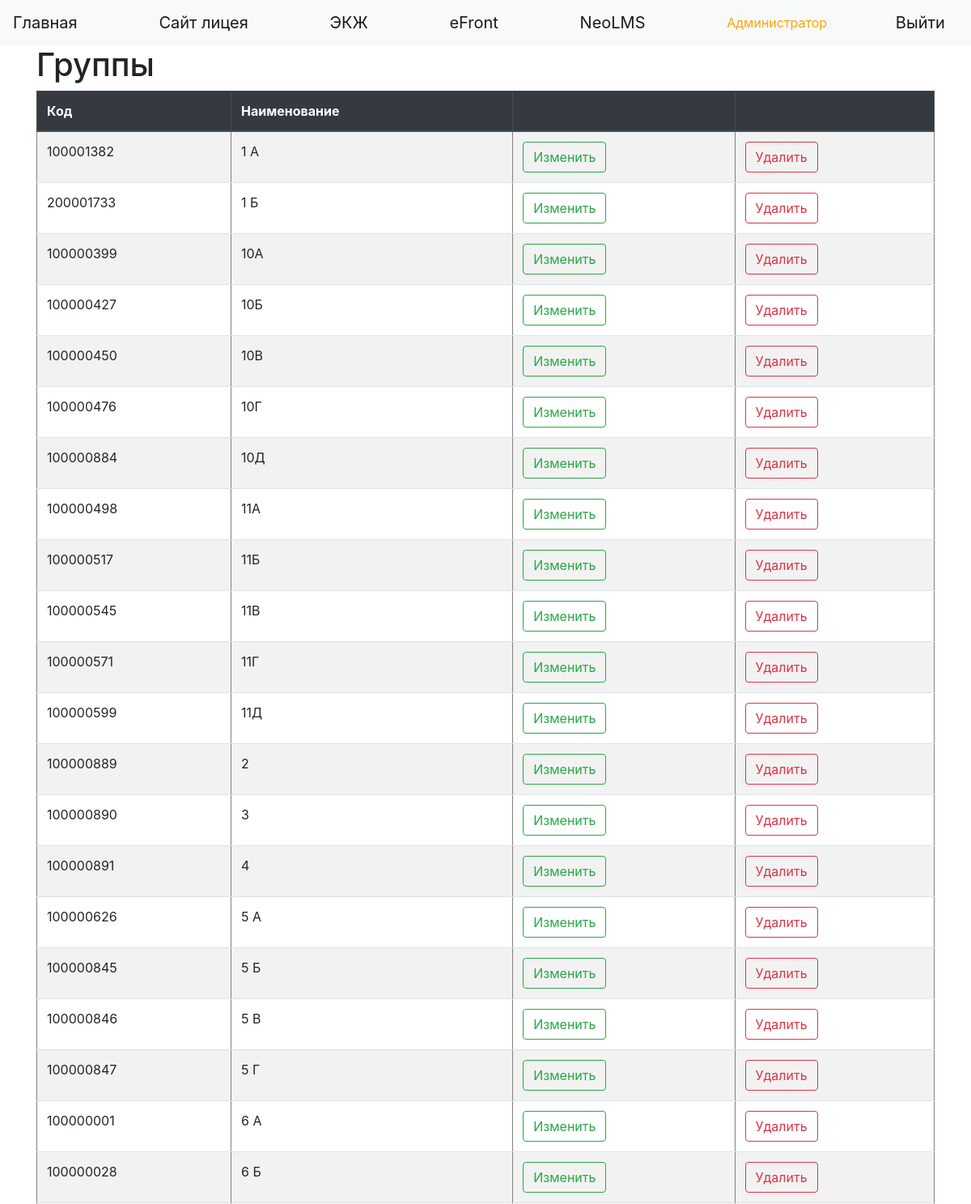
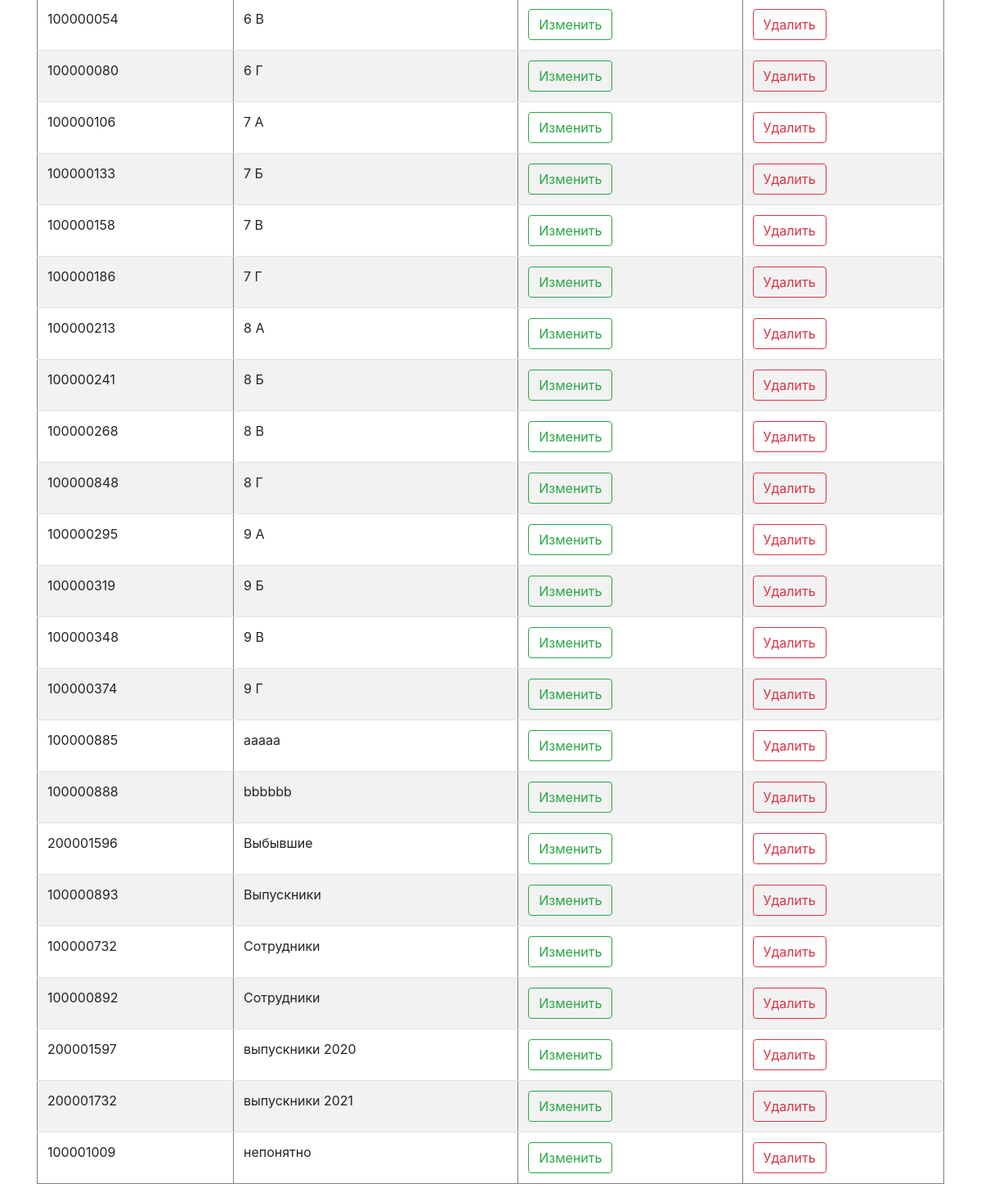
The app's page /groups (signed in) with its own data (2 pictures, top to bottom).
### data/users.py (models this page shows, shortened)
class User(SqlAlchemyBase, UserMixin):
    __tablename__ = 'users'
    id = sqlalchemy.Column(sqlalchemy.Integer, primary_key=True, autoincrement=True)
    name = sqlalchemy.Column(sqlalchemy.String, nullable=True)
    kode_1c = sqlalchemy.Column(sqlalchemy.String, nullable=True)
    id_1c = sqlalchemy.Column(sqlalchemy.String, nullable=True)
    card_number = sqlalchemy.Column(sqlalchemy.Integer, nullable=True)
    login = sqlalchemy.Column(sqlalchemy.String, index=True, unique=True, nullable=True)
    hashed_password = sqlalchemy.Column(sqlalchemy.String, nullable=True)
    created_date = sqlalchemy.Column(sqlalchemy.DateTime, default=datetime.datetime.now)
    level = sqlalchemy.Column(sqlalchemy.Integer, nullable=True)
    group_id = sqlalchemy.Column(sqlalchemy.Integer, sqlalchemy.ForeignKey("groups.id"))
    will_eat = sqlalchemy.Column(sqlalchemy.Boolean, default=False)
    group = orm.relation('Group')
    orders = orm.relation("Order", back_populates='user')

### data/group.py (models this page shows)
class Group(SqlAlchemyBase):
    __tablename__ = 'groups'
    id = sqlalchemy.Column(sqlalchemy.Integer, primary_key=True, autoincrement=True)
    id_1c = sqlalchemy.Column(sqlalchemy.String, nullable=True)
    name = sqlalchemy.Column(sqlalchemy.String, nullable=True)
    users = orm.relation("User", back_populates='group')
    sheets = orm.relation("Sheet", back_populates='group')

### main_auth.py (the view)
@app.route("/groups")
@login_required
def groups():
    if current_user.is_authenticated:
        if current_user.level < 2:
            return redirect('/')
        session = db_session.create_session()
        groups = session.query(Group)
        groups = groups.order_by(Group.name)
        return render_template("groups.html", groups=groups)
    else:
        return redirect('/login')

### data/db_session.py (called while the page is built)
def create_session() -> Session:
    global __factory
    return __factory()

### main_auth.py (called while the page is built)
@login_manager.user_loader
def load_user(user_id):
    session = db_session.create_session()
    return session.query(User).get(user_id)

### templates/groups.html (shortened to what this page needs)
{% extends "base.html" %}
{% block content %}
<h1>Группы</h1>
{% if current_user.is_authenticated %}
      {% if current_user.level > 1 %}
       <table class="table table-striped" border=1>
        <thead class="thead-dark">
        <tr>
             <th>Код</th>
             <th>Наименование</th>
             <th></th>
             <th></th>
        </tr>
        </thead>
        {% for group in groups %}
          <tr>
             <td>{{group.id_1c}}</td>
             <td>{{group.name}}</td>
              <td><a href="/group/{{ group.id }}" class="btn btn-outline-success" role="button">Изменить</a></td>
             <td><a href="/group_delete/{{ group.id }}" class="btn btn-outline-danger" role="button">Удалить</a></td>
           </tr>
        {% endfor %}
         </table>
    {% endif %}
{% endif %}
{% endblock %}

### templates/base.html (shortened to what this page needs)
<!DOCTYPE html>
<html lang="en"><head><meta http-equiv="Content-Type" content="text/html; charset=UTF-8">
    <link rel="stylesheet" href="https://stackpath.bootstrapcdn.com/bootstrap/4.4.1/css/bootstrap.min.css">
</head>
  <body>
    <header>
      <nav class="navbar navbar-light bg-light">
         <a class="navbar-brand" href="/index">Главная</a>
        <a class="navbar-brand" href="..." target="_blank">Сайт лицея</a>
        <a class="navbar-brand" href="..." target="_blank">ЭКЖ</a>
        <a class="navbar-brand" href="..." target="_blank">eFront</a>
         <a class="navbar-brand" href="..." target="_blank">NeoLMS</a>
          {% if current_user.is_authenticated %}
            <font color="orange"> {{ current_user.name }}</font>
            <a class="navbar-brand" href="/logout">Выйти</a>
        {% else %}
            <p>
             <a class="btn btn-success" href="/login">Войти</a>
            </p>
        {% endif %}
      </nav>
    </header>
    <main role="main" class="container">
        {% block content %}{% endblock %}
    </main>
</body></html>

### records on screen
User: name "Администратор"
Group: id_1c "100001382", name "1 А"
Group: id_1c "200001733", name "1 Б"
Group: id_1c "100000399", name "10А"
Group: id_1c "100000427", name "10Б"
Group: id_1c "100000450", name "10В"
Group: id_1c "100000476", name "10Г"
Group: id_1c "100000884", name "10Д"
Group: id_1c "100000498", name "11А"
Group: id_1c "100000517", name "11Б"
Group: id_1c "100000545", name "11В"
Group: id_1c "100000571", name "11Г"
Group: id_1c "100000599", name "11Д"
Group: id_1c "100000889", name "2"
Group: id_1c "100000890", name "3"
Group: id_1c "100000891", name "4"
Group: id_1c "100000626", name "5 А"
Group: id_1c "100000845", name "5 Б"
Group: id_1c "100000846", name "5 В"
Group: id_1c "100000847", name "5 Г"
Group: id_1c "100000001", name "6 А"
Group: id_1c "100000028", name "6 Б"
Group: id_1c "100000054", name "6 В"
Group: id_1c "100000080", name "6 Г"
Group: id_1c "100000106", name "7 А"
Group: id_1c "100000133", name "7 Б"
Group: id_1c "100000158", name "7 В"
Group: id_1c "100000186", name "7 Г"
Group: id_1c "100000213", name "8 А"
Group: id_1c "100000241", name "8 Б"
Group: id_1c "100000268", name "8 В"
Group: id_1c "100000848", name "8 Г"
Group: id_1c "100000295", name "9 А"
Group: id_1c "100000319", name "9 Б"
Group: id_1c "100000348", name "9 В"
Group: id_1c "100000374", name "9 Г"
Group: id_1c "100000885", name "aaaaa"
Group: id_1c "100000888", name "bbbbbb"
Group: id_1c "200001596", name "Выбывшие"
Group: id_1c "100000893", name "Выпускники"
Group: id_1c "100000732", name "Сотрудники"
Group: id_1c "100000892", name "Сотрудники"
Group: id_1c "200001597", name "выпускники 2020"
Group: id_1c "200001732", name "выпускники 2021"
Group: id_1c "100001009", name "непонятно"
